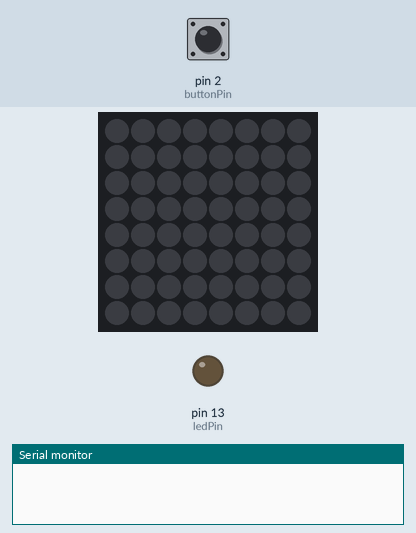
Simulated run of this sketch. Board: Arduino Uno, built with avr-gcc and run on an emulated ATmega328P. On the bench: 8×8 RGB LED matrix (first LED top left, wired row by row), output pins drawn as LEDs (lit = HIGH), the last lines printed to the serial monitor. Inputs (shaded band) come from the test bench; at power-on: pin 2 (buttonPin) LOW. Dim RGB values are drawn brighter than linear.

Above: at 1.2 s.
1.3 s: pin 2 (buttonPin) pulled HIGH for 1 s
At 1.37 s:
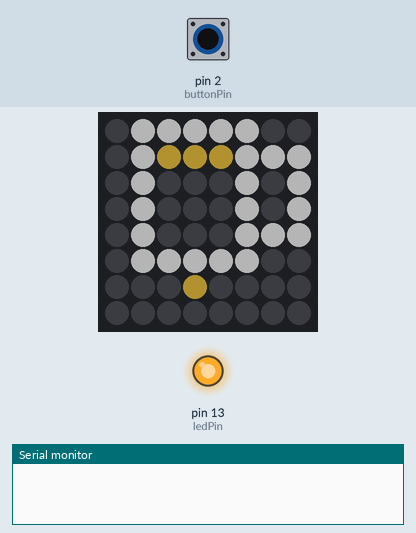
3.8 s: pin 2 (buttonPin) pulled HIGH for 3.2 s
At 5.69 s:
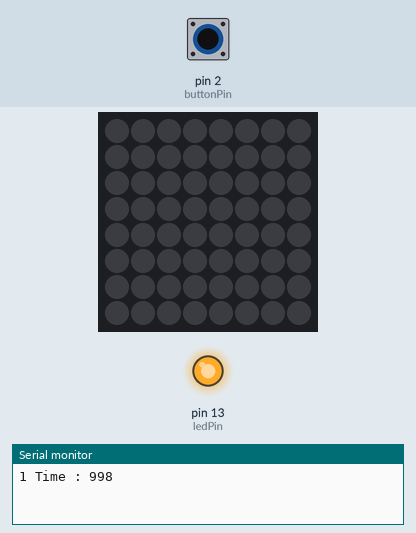
Timing chart, 0 to 8.5 s (numbered marks = the images above; inputs shaded):
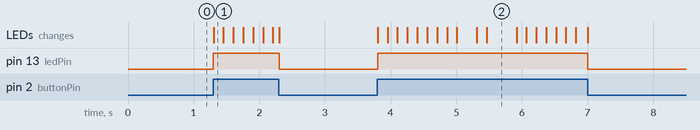

The sketch:

XYMatrix.ino
```cpp
#include <FastLED.h>
#include "smile.h"

#define LED_PIN  3

#define COLOR_ORDER GRB
#define CHIPSET     WS2812B

#define BRIGHTNESS 64

// Helper functions for an two-dimensional XY matrix of pixels.
// Simple 2-D demo code is included as well.
//
//     XY(x,y) takes x and y coordinates and returns an LED index number,
//             for use like this:  leds[ XY(x,y) ] == CRGB::Red;
//             No error checking is performed on the ranges of x and y.
//
//     XYsafe(x,y) takes x and y coordinates and returns an LED index number,
//             for use like this:  leds[ XY(x,y) ] == CRGB::Red;
//             Error checking IS performed on the ranges of x and y, and an
//             index of "-1" is returned.  Special instructions below
//             explain how to use this without having to do your own error
//             checking every time you use this function.
//             This is a slightly more advanced technique, and
//             it REQUIRES SPECIAL ADDITIONAL setup, described below.


// Params for width and height
const uint8_t kMatrixWidth = 8;
const uint8_t kMatrixHeight = 8;

// Param for different pixel layouts
const bool    kMatrixSerpentineLayout = true;
// Set 'kMatrixSerpentineLayout' to false if your pixels are
// laid out all running the same way, like this:
//
//     0 >  1 >  2 >  3 >  4
//                         |
//     .----<----<----<----'
//     |
//     5 >  6 >  7 >  8 >  9
//                         |
//     .----<----<----<----'
//     |
//    10 > 11 > 12 > 13 > 14
//                         |
//     .----<----<----<----'
//     |
//    15 > 16 > 17 > 18 > 19
//
// Set 'kMatrixSerpentineLayout' to true if your pixels are
// laid out back-and-forth, like this:
//
//     0 >  1 >  2 >  3 >  4
//                         |
//                         |
//     9 <  8 <  7 <  6 <  5
//     |
//     |
//    10 > 11 > 12 > 13 > 14
//                        |
//                        |
//    19 < 18 < 17 < 16 < 15
//
// Bonus vocabulary word: anything that goes one way
// in one row, and then backwards in the next row, and so on
// is call "boustrophedon", meaning "as the ox plows."

const int buttonPin = 2;     // the number of the tilt switch pin
const int ledPin =  13;      // the number of the LED pin

// variables will change:
int buttonState = 0;         // variable for reading the tilt switch status
unsigned long int time=0;
unsigned int previousFrame=0;

// This function will return the right 'led index number' for
// a given set of X and Y coordinates on your matrix.
// IT DOES NOT CHECK THE COORDINATE BOUNDARIES.
// That's up to you.  Don't pass it bogus values.
//
// Use the "XY" function like this:
//
//    for( uint8_t x = 0; x < kMatrixWidth; x++) {
//      for( uint8_t y = 0; y < kMatrixHeight; y++) {
//
//        // Here's the x, y to 'led index' in action:
//        leds[ XY( x, y) ] = CHSV( random8(), 255, 255);
//
//      }
//    }
//
//
uint16_t XY( uint8_t x, uint8_t y)
{
  uint16_t i;

  if( kMatrixSerpentineLayout == false) {
    i = (y * kMatrixWidth) + x;
  }

  if( kMatrixSerpentineLayout == true) {
    if( y & 0x01) {
      // Odd rows run backwards
      uint8_t reverseX = (kMatrixWidth - 1) - x;
      i = (y * kMatrixWidth) + reverseX;
    } else {
      // Even rows run forwards
      i = (y * kMatrixWidth) + x;
    }
  }

  return i;
}


// Once you've gotten the basics working (AND NOT UNTIL THEN!)
// here's a helpful technique that can be tricky to set up, but
// then helps you avoid the needs for sprinkling array-bound-checking
// throughout your code.
//
// It requires a careful attention to get it set up correctly, but
// can potentially make your code smaller and faster.
//
// Suppose you have an 8 x 5 matrix of 40 LEDs.  Normally, you'd
// delcare your leds array like this:
//    CRGB leds[40];
// But instead of that, declare an LED buffer with one extra pixel in
// it, "leds_plus_safety_pixel".  Then declare "leds" as a pointer to
// that array, but starting with the 2nd element (id=1) of that array:
//    CRGB leds_with_safety_pixel[41];
//    const CRGB* leds( leds_plus_safety_pixel + 1);
// Then you use the "leds" array as you normally would.
// Now "leds[0..N]" are aliases for "leds_plus_safety_pixel[1..(N+1)]",
// AND leds[-1] is now a legitimate and safe alias for leds_plus_safety_pixel[0].
// leds_plus_safety_pixel[0] aka leds[-1] is now your "safety pixel".
//
// Now instead of using the XY function above, use the one below, "XYsafe".
//
// If the X and Y values are 'in bounds', this function will return an index
// into the visible led array, same as "XY" does.
// HOWEVER -- and this is the trick -- if the X or Y values
// are out of bounds, this function will return an index of -1.
// And since leds[-1] is actually just an alias for leds_plus_safety_pixel[0],
// it's a totally safe and legal place to access.  And since the 'safety pixel'
// falls 'outside' the visible part of the LED array, anything you write
// there is hidden from view automatically.
// Thus, this line of code is totally safe, regardless of the actual size of
// your matrix:
//    leds[ XYsafe( random8(), random8() ) ] = CHSV( random8(), 255, 255);
//
// The only catch here is that while this makes it safe to read from and
// write to 'any pixel', there's really only ONE 'safety pixel'.  No matter
// what out-of-bounds coordinates you write to, you'll really be writing to
// that one safety pixel.  And if you try to READ from the safety pixel,
// you'll read whatever was written there last, reglardless of what coordinates
// were supplied.

#define NUM_LEDS (kMatrixWidth * kMatrixHeight)
CRGB leds_plus_safety_pixel[ NUM_LEDS + 1];
CRGB* leds( leds_plus_safety_pixel + 1);

uint16_t XYsafe( uint8_t x, uint8_t y)
{
  if( x >= kMatrixWidth) return -1;
  if( y >= kMatrixHeight) return -1;
  return XY(x,y);
}


// Demo that USES "XY" follows code below
unsigned int currentFrame=0;
unsigned int frameDelay=150;
unsigned int currState = 0;
unsigned int prevState = 0;
unsigned int tiltCounter=0;
void loop()
{
  static int i=0;

  buttonState = digitalRead(buttonPin);

  //Update current state
  currState = buttonState;

  if(prevState != currState)
  {
      if(millis()-time > 300)
      {
        tiltCounter++;
        Serial.print(tiltCounter,DEC);
        Serial.print(" Time : ");
        Serial.println(millis()-time,DEC);
        i=0;
      }
  }

  if (buttonState == HIGH) {
    // turn LED on:
    digitalWrite(ledPin, HIGH);

    currentFrame=millis();
    if(currentFrame-previousFrame > frameDelay){
      previousFrame=currentFrame;
      displayImage(i);
      FastLED.show();
      i++;
      if(i==NBRIMG) i=0;
    }
  }
  else {
    // turn LED off:
    digitalWrite(ledPin, LOW);
    FastLED.clear();
    FastLED.show();
    time=millis();
  }
  //Update previous state
  prevState = currState;
}

void displayImage(int imageIndex)
{
  for( byte y = 0; y < kMatrixHeight; y++) {
    for( byte x = 0; x < kMatrixWidth; x++) {
      int offset = 3*kMatrixWidth*kMatrixHeight*imageIndex;
      int i = offset + 3*(x+kMatrixWidth*(kMatrixHeight-y-1));
      byte r=pgm_read_byte(&image[i]);
      byte g=pgm_read_byte(&image[i+1]);
      byte b=pgm_read_byte(&image[i+2]);
      leds[ XY(x, y)]  = CRGB(r,g,b);
    }
  }
}

void setup() {
  FastLED.addLeds<CHIPSET, LED_PIN, COLOR_ORDER>(leds, NUM_LEDS).setCorrection(TypicalSMD5050);
  FastLED.setBrightness( BRIGHTNESS );
  // initialize the LED pin as an output:
  pinMode(ledPin, OUTPUT);
  // initialize the tilt switch pin as an input:
  pinMode(buttonPin, INPUT);
  Serial.begin(115200);
}
```

Source omitted: smile.h (data table, 11755 bytes)

Measured:
- after the input at 1.3 s, pin 13 (ledPin): LOW → HIGH at once, → LOW 1.0 s later; the LEDs: change at once (image 1)
- after the input at 3.8 s, pin 13 (ledPin): LOW → HIGH at once, → LOW 3.2 s later; the LEDs: first change at once (image 2 shows a later state)
- what the display in image 2 shows lasts 0.4 s, from 5.5 s to 5.9 s
